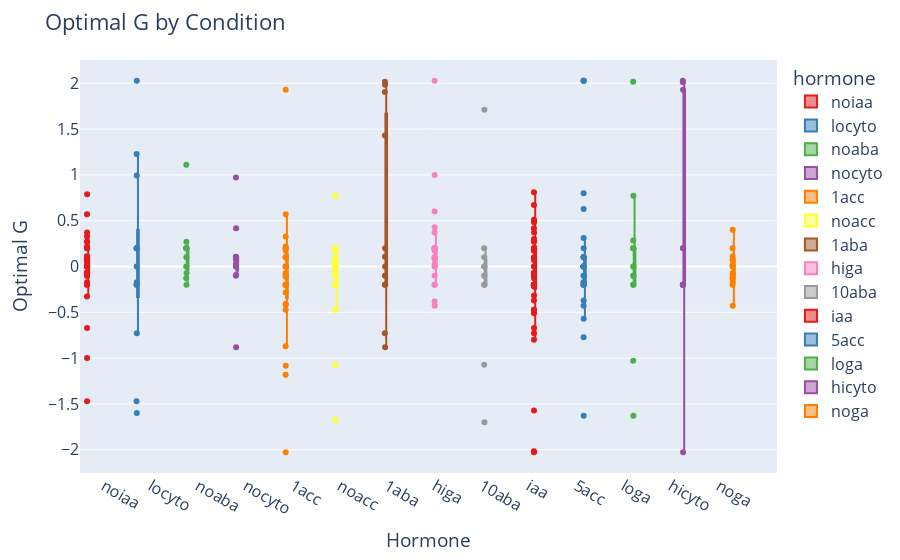

The code cell stored with this chart in its notebook:
### Code cell
# Base boxplot (like boxen, shows distribution)
fig = px.box(
    hormone_df,
    x="hormone",
    y="optimal G",
    color="hormone",                # hue
    points="all",                            # show all points like boxen
    color_discrete_sequence=px.colors.qualitative.Set1
)

# Layout tweaks
fig.update_layout(
    title="Optimal G by Condition",
    xaxis_title="Hormone",
    yaxis_title="Optimal G",
    font=dict(size=16),
    boxmode="group"
)

fig.show()

### Figure 1 — Plotly figure (JSON) as saved in the notebook; plotly's stock layout.template omitted (floating-point values rounded to 4 significant figures)
{"data": [{"alignmentgroup": "True", "boxpoints": "all", "hovertemplate": "hormone=%{x}<br>optimal G=%{y}<extra></extra>", "legendgroup": "noiaa", "marker": {"color": "rgb(228,26,28)"}, "name": "noiaa", "notched": false, "offsetgroup": "noiaa", "orientation": "v", "showlegend": true, "type": "box", "x": ["noiaa", "noiaa", "noiaa", "noiaa", "noiaa", "noiaa", "noiaa", "noiaa", "noiaa", "noiaa", "noiaa", "noiaa", "noiaa", "noiaa", "noiaa", "noiaa", "noiaa", "noiaa", "noiaa", "noiaa", "noiaa", "noiaa", "noiaa", "noiaa", "noiaa", "noiaa", "noiaa", "noiaa", "noiaa", "noiaa", "noiaa", "noiaa", "noiaa", "noiaa", "noiaa", "noiaa", "noiaa", "noiaa", "noiaa"], "x0": " ", "xaxis": "x", "y": [0.1, 0.2, 0.0887, 0, 0, -0.1, 0, 0.0714, 0, 0.2714, 0.1, 0.0714, 0.2, -0.1, -0.0714, -0.2, -1.471, -0.0714, 0.3714, 0.1, -0.0714, 0.0714, 0.2173, -0.6714, 0.5714, -0.0714, -0.1714, 0, -0.0714, 0.0714, 0.7887, -0.2, -1, 0.3286, 0.1113, -0.0714, 0.2714, 0.0286, -0.3286], "y0": " ", "yaxis": "y"}, {"alignmentgroup": "True", "boxpoints": "all", "hovertemplate": "hormone=%{x}<br>optimal G=%{y}<extra></extra>", "legendgroup": "locyto", "marker": {"color": "rgb(55,126,184)"}, "name": "locyto", "notched": false, "offsetgroup": "locyto", "orientation": "v", "showlegend": true, "type": "box", "x": ["locyto", "locyto", "locyto", "locyto", "locyto", "locyto", "locyto", "locyto", "locyto", "locyto", "locyto", "locyto", "locyto"], "x0": " ", "xaxis": "x", "y": [-0.2, 0, 0.2, -0.2, 0.2, 0.2, 2.029, -1.471, -1.6, -0.7286, -0.1714, 1.229, 0.994], "y0": " ", "yaxis": "y"}, {"alignmentgroup": "True", "boxpoints": "all", "hovertemplate": "hormone=%{x}<br>optimal G=%{y}<extra></extra>", "legendgroup": "noaba", "marker": {"color": "rgb(77,175,74)"}, "name": "noaba", "notched": false, "offsetgroup": "noaba", "orientation": "v", "showlegend": true, "type": "box", "x": ["noaba", "noaba", "noaba", "noaba", "noaba", "noaba", "noaba", "noaba", "noaba", "noaba", "noaba", "noaba"], "x0": " ", "xaxis": "x", "y": [0.2, 0.2, 0.2, 0, 0.2, -0.2, 1.111, 0.1, -0.1286, 0.2, -0.0714, 0.2714], "y0": " ", "yaxis": "y"}, {"alignmentgroup": "True", "boxpoints": "all", "hovertemplate": "hormone=%{x}<br>optimal G=%{y}<extra></extra>", "legendgroup": "nocyto", "marker": {"color": "rgb(152,78,163)"}, "name": "nocyto", "notched": false, "offsetgroup": "nocyto", "orientation": "v", "showlegend": true, "type": "box", "x": ["nocyto", "nocyto", "nocyto", "nocyto", "nocyto", "nocyto", "nocyto", "nocyto", "nocyto", "nocyto", "nocyto", "nocyto"], "x0": " ", "xaxis": "x", "y": [0.1, 0, 0.1, 0.0286, 0.9714, -0.1, -0.0887, 0.0827, 0.106, -0.8827, 0.0714, 0.4173], "y0": " ", "yaxis": "y"}, {"alignmentgroup": "True", "boxpoints": "all", "hovertemplate": "hormone=%{x}<br>optimal G=%{y}<extra></extra>", "legendgroup": "1acc", "marker": {"color": "rgb(255,127,0)"}, "name": "1acc", "notched": false, "offsetgroup": "1acc", "orientation": "v", "showlegend": true, "type": "box", "x": ["1acc", "1acc", "1acc", "1acc", "1acc", "1acc", "1acc", "1acc", "1acc", "1acc", "1acc", "1acc", "1acc", "1acc", "1acc", "1acc", "1acc", "1acc", "1acc", "1acc", "1acc", "1acc", "1acc", "1acc", "1acc", "1acc", "1acc", "1acc"], "x0": " ", "xaxis": "x", "y": [0.2, -0.1, 0.1, 0.1, -0.2, -0.2, 0.2, 0, 0, -1.083, 1.929, 0.1, 0.1714, -0.406, -2.029, -0.2, -0.2, -0.1113, -1.183, 0.5714, -0.0714, -0.8714, -0.4714, -0.2827, 0.2173, -0.4173, 0.3286, 0], "y0": " ", "yaxis": "y"}, {"alignmentgroup": "True", "boxpoints": "all", "hovertemplate": "hormone=%{x}<br>optimal G=%{y}<extra></extra>", "legendgroup": "noacc", "marker": {"color": "rgb(255,255,51)"}, "name": "noacc", "notched": false, "offsetgroup": "noacc", "orientation": "v", "showlegend": true, "type": "box", "x": ["noacc", "noacc", "noacc", "noacc", "noacc", "noacc", "noacc", "noacc", "noacc", "noacc", "noacc", "noacc", "noacc", "noacc", "noacc", "noacc", "noacc", "noacc", "noacc", "noacc", "noacc", "noacc", "noacc", "noacc", "noacc", "noacc", "noacc", "noacc", "noacc", "noacc"], "x0": " ", "xaxis": "x", "y": [-0.2, -0.2, -0.2, 0, -0.2, 0, 0.2, -0.2, -0.2, -0.2, 0.0286, 0, 0.1714, 0, -1.071, 0, 0.0714, 0.0173, 0, 0.2, -0.0714, 0.1, -0.4714, 0.2, 0.7714, -0.1, -1.671, 0.0286, 0.0714, -0.0173], "y0": " ", "yaxis": "y"}, {"alignmentgroup": "True", "boxpoints": "all", "hovertemplate": "hormone=%{x}<br>optimal G=%{y}<extra></extra>", "legendgroup": "1aba", "marker": {"color": "rgb(166,86,40)"}, "name": "1aba", "notched": false, "offsetgroup": "1aba", "orientation": "v", "showlegend": true, "type": "box", "x": ["1aba", "1aba", "1aba", "1aba", "1aba", "1aba", "1aba", "1aba", "1aba", "1aba", "1aba", "1aba"], "x0": " ", "xaxis": "x", "y": [0, 0.2, -0.2, -0.1, -0.2, 2.017, 1.429, -0.7286, 0.106, 1.983, -0.8827, 1.906], "y0": " ", "yaxis": "y"}, {"alignmentgroup": "True", "boxpoints": "all", "hovertemplate": "hormone=%{x}<br>optimal G=%{y}<extra></extra>", "legendgroup": "higa", "marker": {"color": "rgb(247,129,191)"}, "name": "higa", "notched": false, "offsetgroup": "higa", "orientation": "v", "showlegend": true, "type": "box", "x": ["higa", "higa", "higa", "higa", "higa", "higa", "higa", "higa", "higa", "higa", "higa", "higa", "higa", "higa", "higa", "higa", "higa", "higa", "higa", "higa", "higa", "higa"], "x0": " ", "xaxis": "x", "y": [0.2, -0.1, 0.1, 0, -0.2, 0.2, 0.2, 2.029, 0, -0.2, 0.0827, 0.1, -0.3827, 0.2, 0.4286, 1, 0.1714, 0.0286, -0.4286, 0.6, 0.3714, 0.1887], "y0": " ", "yaxis": "y"}, {"alignmentgroup": "True", "boxpoints": "all", "hovertemplate": "hormone=%{x}<br>optimal G=%{y}<extra></extra>", "legendgroup": "10aba", "marker": {"color": "rgb(153,153,153)"}, "name": "10aba", "notched": false, "offsetgroup": "10aba", "orientation": "v", "showlegend": true, "type": "box", "x": ["10aba", "10aba", "10aba", "10aba", "10aba", "10aba", "10aba", "10aba", "10aba", "10aba", "10aba"], "x0": " ", "xaxis": "x", "y": [0, -0.1, 0.2, 0.1, -0.1, -0.2, -0.2, -1.7, 1.711, -1.071, 0], "y0": " ", "yaxis": "y"}, {"alignmentgroup": "True", "boxpoints": "all", "hovertemplate": "hormone=%{x}<br>optimal G=%{y}<extra></extra>", "legendgroup": "iaa", "marker": {"color": "rgb(228,26,28)"}, "name": "iaa", "notched": false, "offsetgroup": "iaa", "orientation": "v", "showlegend": true, "type": "box", "x": ["iaa", "iaa", "iaa", "iaa", "iaa", "iaa", "iaa", "iaa", "iaa", "iaa", "iaa", "iaa", "iaa", "iaa", "iaa", "iaa", "iaa", "iaa", "iaa", "iaa", "iaa", "iaa", "iaa", "iaa", "iaa", "iaa", "iaa", "iaa", "iaa", "iaa", "iaa", "iaa", "iaa", "iaa", "iaa", "iaa", "iaa", "iaa", "iaa", "iaa", "iaa", "iaa", "iaa", "iaa", "iaa"], "x0": " ", "xaxis": "x", "y": [-0.2, -0.2, 0.2, -0.2, -0.2173, -0.2, 0.5, 0.1714, -0.2, 0.2, 0.5113, -0.0714, -0.3714, -0.7286, -0.5113, 0.6714, 0, -2.029, 0.1, -0.2, 0.2, 0.2714, 0.4173, -0.1, -0.2, -0.2, -0.4714, -0.6714, 0.8113, 0.3, -0.3173, 0.4827, -0.1286, -0.094, -0.4714, 0.0714, 0, 0.2, -0.8, -1.571, -0.0714, 0.3714, -2.017, 0.2827, 0.2827], "y0": " ", "yaxis": "y"}, {"alignmentgroup": "True", "boxpoints": "all", "hovertemplate": "hormone=%{x}<br>optimal G=%{y}<extra></extra>", "legendgroup": "5acc", "marker": {"color": "rgb(55,126,184)"}, "name": "5acc", "notched": false, "offsetgroup": "5acc", "orientation": "v", "showlegend": true, "type": "box", "x": ["5acc", "5acc", "5acc", "5acc", "5acc", "5acc", "5acc", "5acc", "5acc", "5acc", "5acc", "5acc", "5acc", "5acc", "5acc", "5acc", "5acc", "5acc", "5acc", "5acc", "5acc", "5acc", "5acc", "5acc", "5acc", "5acc", "5acc", "5acc", "5acc", "5acc", "5acc"], "x0": " ", "xaxis": "x", "y": [-0.2, 0, 0.2, -0.2, -0.2, 0.1, -0.1, 0, 0.8, -0.1, -0.7714, -1.629, 0, -0.5714, 0, 0, -0.4286, 0, 0.1, -0.1714, -0.2, 0, 0.6286, 2.029, 2.029, 0.3113, 2.029, -0.3714, 0.106, 0, -0.1714], "y0": " ", "yaxis": "y"}, {"alignmentgroup": "True", "boxpoints": "all", "hovertemplate": "hormone=%{x}<br>optimal G=%{y}<extra></extra>", "legendgroup": "loga", "marker": {"color": "rgb(77,175,74)"}, "name": "loga", "notched": false, "offsetgroup": "loga", "orientation": "v", "showlegend": true, "type": "box", "x": ["loga", "loga", "loga", "loga", "loga", "loga", "loga", "loga", "loga", "loga", "loga", "loga", "loga", "loga"], "x0": " ", "xaxis": "x", "y": [0.2, 0.2, 0.2, 2.017, -0.2, 0, -0.1, -0.1, 0.2827, -0.2, -1.029, -1.629, 0, 0.7714], "y0": " ", "yaxis": "y"}, {"alignmentgroup": "True", "boxpoints": "all", "hovertemplate": "hormone=%{x}<br>optimal G=%{y}<extra></extra>", "legendgroup": "hicyto", "marker": {"color": "rgb(152,78,163)"}, "name": "hicyto", "notched": false, "offsetgroup": "hicyto", "orientation": "v", "showlegend": true, "type": "box", "x": ["hicyto", "hicyto", "hicyto", "hicyto", "hicyto", "hicyto", "hicyto", "hicyto", "hicyto", "hicyto"], "x0": " ", "xaxis": "x", "y": [0.2, -0.2, -0.2, -0.2, 0.2, -0.2, 2.011, 2.029, -2.029, 1.929], "y0": " ", "yaxis": "y"}, {"alignmentgroup": "True", "boxpoints": "all", "hovertemplate": "hormone=%{x}<br>optimal G=%{y}<extra></extra>", "legendgroup": "noga", "marker": {"color": "rgb(255,127,0)"}, "name": "noga", "notched": false, "offsetgroup": "noga", "orientation": "v", "showlegend": true, "type": "box", "x": ["noga", "noga", "noga", "noga", "noga", "noga", "noga", "noga", "noga", "noga", "noga", "noga", "noga"], "x0": " ", "xaxis": "x", "y": [0, -0.2, 0, 0.1113, -0.0714, 0.2, -0.4286, -0.1714, -0.094, 0.0173, -0.1286, 0.0714, 0.4], "y0": " ", "yaxis": "y"}], "layout": {"autosize": true, "boxmode": "group", "font": {"size": 16}, "legend": {"title": {"text": "hormone"}, "tracegroupgap": 0}, "margin": {"t": 60}, "title": {"text": "Optimal G by Condition"}, "xaxis": {"anchor": "y", "autorange": true, "categoryarray": ["noiaa", "locyto", "noaba", "nocyto", "1acc", "noacc", "1aba", "higa", "10aba", "iaa", "5acc", "loga", "hicyto", "noga"], "categoryorder": "array", "domain": [0, 1], "range": [-0.5, 14.24], "title": {"text": "Hormone"}, "type": "category"}, "yaxis": {"anchor": "x", "autorange": true, "domain": [0, 1], "range": [-2.254, 2.254], "title": {"text": "Optimal G"}, "type": "linear"}}}
